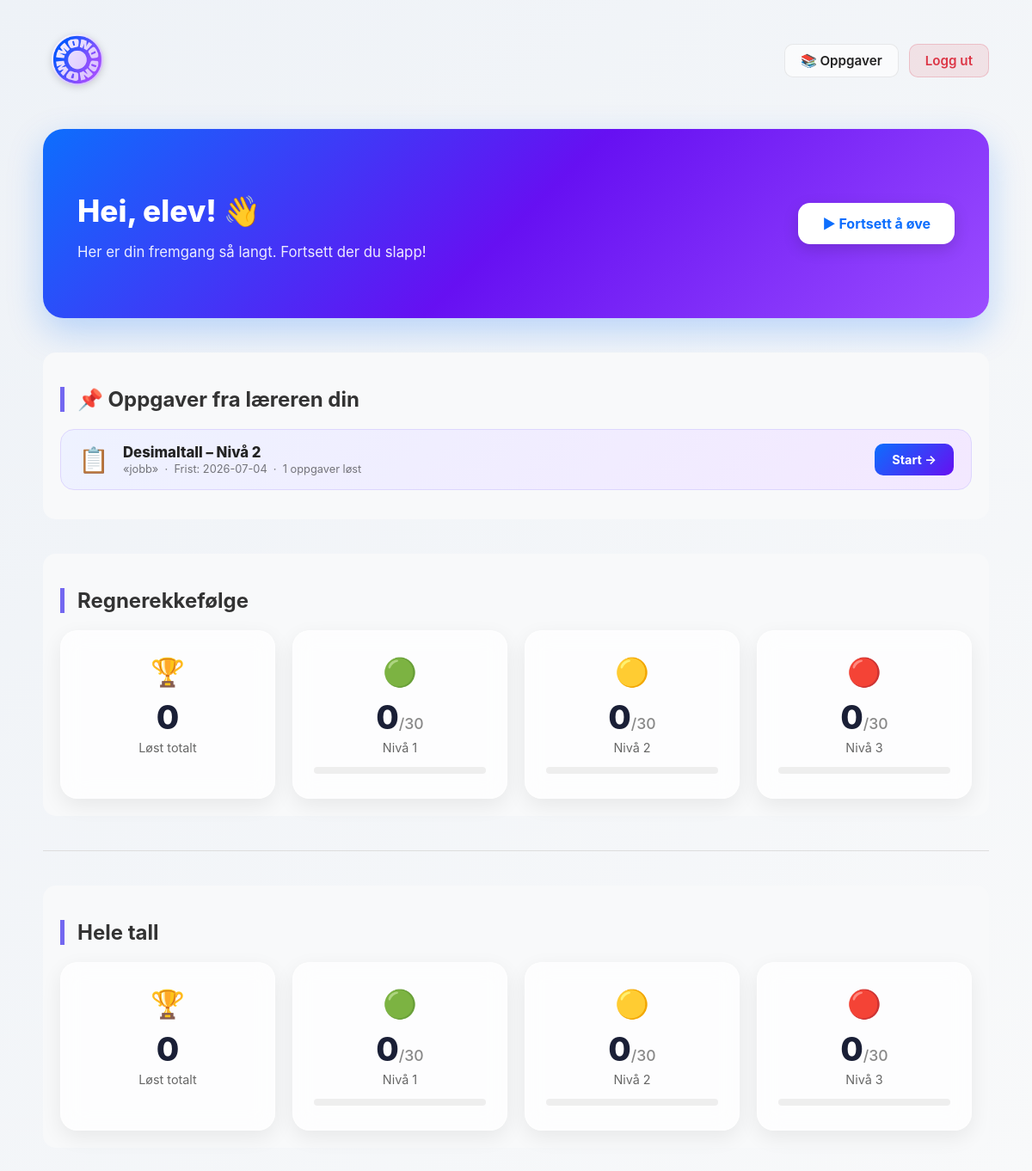
The app's page /dashboard (signed in) with its own data.
### tables this page shows
CREATE TABLE tildelinger (
    id INTEGER PRIMARY KEY AUTOINCREMENT,
    klasse_id INTEGER NOT NULL,
    laerer_id INTEGER NOT NULL,
    tema TEXT NOT NULL,
    nivaa TEXT NOT NULL,
    id_base INTEGER NOT NULL,
    frist TEXT,
    melding TEXT,
    opprettet TEXT DEFAULT (datetime('now'))
);

### app.py (the view)
@app.route("/dashboard")
@login_required
def dashboard():
    conn = get_db()
    total = conn.execute(
        "SELECT COUNT(*) as cnt FROM progress WHERE user_id = ?",
        (session["user_id"],)
    ).fetchone()["cnt"]
    rnivaa1 = conn.execute(
        "SELECT COUNT(*) as cnt FROM progress WHERE user_id = ? AND oppgave_id BETWEEN 1 AND 30",
        (session["user_id"],)
    ).fetchone()["cnt"]
    rnivaa2 = conn.execute(
        "SELECT COUNT(*) as cnt FROM progress WHERE user_id = ? AND oppgave_id BETWEEN 2001 AND 2030",
        (session["user_id"],)
    ).fetchone()["cnt"]
    rnivaa3 = conn.execute(
        "SELECT COUNT(*) as cnt FROM progress WHERE user_id = ? AND oppgave_id BETWEEN 3001 AND 3030",
        (session["user_id"],)
    ).fetchone()["cnt"]
    hnivaa1 = conn.execute(
        "SELECT COUNT(*) as cnt FROM progress WHERE user_id = ? AND oppgave_id BETWEEN 4001 AND 4030",
        (session["user_id"],)
    ).fetchone()["cnt"]
    hnivaa2 = conn.execute(
        "SELECT COUNT(*) as cnt FROM progress WHERE user_id = ? AND oppgave_id BETWEEN 5001 AND 5030",
        (session["user_id"],)
    ).fetchone()["cnt"]
    hnivaa3 = conn.execute(
        "SELECT COUNT(*) as cnt FROM progress WHERE user_id = ? AND oppgave_id BETWEEN 6001 AND 6030",
        (session["user_id"],)
    ).fetchone()["cnt"]
    kunngjøring = conn.execute("SELECT * FROM kunngjøringer ORDER BY id DESC LIMIT 1").fetchone()
    mine_tildelinger_rows = conn.execute(
        "SELECT t.* FROM tildelinger t "
        "JOIN klasse_elever ke ON ke.klasse_id = t.klasse_id "
        "WHERE ke.elev_id = ? ORDER BY t.id DESC",
        (session["user_id"],)
    ).fetchall()
    mine_tildelinger = []
    for t in mine_tildelinger_rows:
        id_base = t["id_base"]
        loste = conn.execute(
            "SELECT COUNT(*) as cnt FROM progress WHERE user_id = ? AND status = 'riktig' "
            "AND oppgave_id > ? AND oppgave_id <= ?",
            (session["user_id"], id_base, id_base + 200)
        ).fetchone()["cnt"]
        mine_tildelinger.append({
            "tema": t["tema"],
            "nivaa": t["nivaa"],
            "frist": t["frist"],
            "melding": t["melding"],
            "loste": loste,
            "ferdig": loste >= 5,
            "link": f"/oppgaver/{t['tema']}/{'nivaa1' if t['nivaa'] == 'Nivå 1' else 'nivaa2' if t['nivaa'] == 'Nivå 2' else 'nivaa3'}",
        })
    return render_template("dashboard.jinja2",
        username=session["username"],
        role=session.get("role", "user"),
        total=total,
        mine_tildelinger=mine_tildelinger,
        nivaa1=rnivaa1,
        nivaa2=rnivaa2,
        nivaa3=rnivaa3,
        hnivaa1=hnivaa1,
        hnivaa2=hnivaa2,
        hnivaa3=hnivaa3,
        kunngjøring=kunngjøring
    )

### app.py (called while the page is built)
def login_required(f):
    @wraps(f)
    def wrapper(*args, **kwargs):
        if "user_id" not in session:
            return redirect("/login")
        return f(*args, **kwargs)
    return wrapper

def get_db():
    conn = sqlite3.connect(DATABASE)
    conn.row_factory = sqlite3.Row
    return conn

@app.context_processor
def inject_locale():
    return {"get_locale": get_locale}

### templates/dashboard.jinja2 (shortened to what this page needs)
<!DOCTYPE html>
<html lang="no">
<head>
    <link rel="stylesheet" href="/static/css/main.css">
</head>
<body>
<div class="db-page">
    <div class="db-header">
        <div class="db-header-left">
            <a href="/" class="db-logo-link">
                <img src="/static/img/monologo.png" alt="Logo" class="db-logo-img">
            </a>
        </div>
        <div class="db-header-right">
            <a href="/oppgaver/trinn/8" class="db-nav-btn">📚 Oppgaver</a>
            <a href="/logout" class="db-nav-btn db-nav-logout">Logg ut</a>
        </div>
    </div>
    <div class="db-hero">
        <div class="db-hero-text">
            <h1>Hei, {{ username }}! 👋</h1>
            <p>Her er din fremgang så langt. Fortsett der du slapp!</p>
        </div>
        <a href="/oppgaver/trinn/8" class="db-start-btn">▶ Fortsett å øve</a>
    </div>
    {% if mine_tildelinger %}
    <div class="topic-section" style="margin-bottom: 30px;">
        <h2 class="topic-title">📌 Oppgaver fra læreren din</h2>
        {% for t in mine_tildelinger %}
        <div class="elev-tildeling-card {% if t.ferdig %}ferdig{% endif %}">
            <div class="elev-tildeling-icon">{% if t.ferdig %}✅{% else %}📋{% endif %}</div>
            <div>
                <div class="elev-tildeling-tema">{{ t.tema }} – {{ t.nivaa }}</div>
                <div class="elev-tildeling-meta">
                    {% if t.melding %}«{{ t.melding }}» &nbsp;·&nbsp;{% endif %}
                    {% if t.frist %}Frist: {{ t.frist }} &nbsp;·&nbsp;{% endif %}
                    {{ t.loste }} oppgaver løst
                </div>
            </div>
            <a href="{{ t.link }}" class="elev-tildeling-btn">
                {% if t.ferdig %}Øv mer →{% else %}Start →{% endif %}
            </a>
        </div>
        {% endfor %}
    </div>
    {% endif %}
    <div class="topic-section">
        <h2 class="topic-title">Regnerekkefølge</h2>
        <div class="db-stats">
            <div class="db-stat-card">
                <div class="db-stat-icon">🏆</div>
                <div class="db-stat-number">{{ nivaa1 + nivaa2 + nivaa3 }}</div>
                <div class="db-stat-label">Løst totalt</div>
            </div>
            <div class="db-stat-card">
                <div class="db-stat-icon">🟢</div>
                <div class="db-stat-number">{{ nivaa1 }}<span>/30</span></div>
                <div class="db-stat-label">Nivå 1</div>
                <div class="db-progress-bar">
                </div>
            </div>
            <div class="db-stat-card">
                <div class="db-stat-icon">🟡</div>
                <div class="db-stat-number">{{ nivaa2 }}<span>/30</span></div>
                <div class="db-stat-label">Nivå 2</div>
                <div class="db-progress-bar">
                </div>
            </div>
            <div class="db-stat-card">
                <div class="db-stat-icon">🔴</div>
                <div class="db-stat-number">{{ nivaa3 }}<span>/30</span></div>
                <div class="db-stat-label">Nivå 3</div>
                <div class="db-progress-bar">
                </div>
            </div>
        </div>
    </div>
    <hr class="section-divider">
    <div class="topic-section">
        <h2 class="topic-title">Hele tall</h2>
        <div class="db-stats">
            <div class="db-stat-card">
                <div class="db-stat-icon">🏆</div>
                <div class="db-stat-number">{{ hnivaa1 + hnivaa2 + hnivaa3 }}</div>
                <div class="db-stat-label">Løst totalt</div>
            </div>
            <div class="db-stat-card">
                <div class="db-stat-icon">🟢</div>
                <div class="db-stat-number">{{ hnivaa1 }}<span>/30</span></div>
                <div class="db-stat-label">Nivå 1</div>
                <div class="db-progress-bar">
                </div>
            </div>
            <div class="db-stat-card">
                <div class="db-stat-icon">🟡</div>
                <div class="db-stat-number">{{ hnivaa2 }}<span>/30</span></div>
                <div class="db-stat-label">Nivå 2</div>
                <div class="db-progress-bar">
                </div>
            </div>
            <div class="db-stat-card">
                <div class="db-stat-icon">🔴</div>
                <div class="db-stat-number">{{ hnivaa3 }}<span>/30</span></div>
                <div class="db-stat-label">Nivå 3</div>
                <div class="db-progress-bar">
                </div>
            </div>
        </div>
    </div>
</div>
</body>
</html>

### static/css/main.css (style rules this page uses)
body { background: linear-gradient(135deg, #eef2f7, #f8f9fa); font-family: 'Inter', sans-serif; color: #222; margin: 0; padding: 0; overflow-x: hidden; }
* { transition: 0.25s ease; }
* { scrollbar-width: thin; scrollbar-color: #bfc7d8 transparent; }
.db-page { min-height: 100vh; padding: 30px 40px; max-width: 1100px; margin: 0 auto; }
.db-header { display: flex; justify-content: space-between; align-items: center; margin-bottom: 40px; }
.db-header-right { display: flex; gap: 12px; }
.db-nav-btn { padding: 9px 18px; border-radius: 10px; text-decoration: none; font-weight: 600; font-size: 0.95rem; background: rgba(255,255,255,0.6); border: 1px solid rgba(0,0,0,0.08); color: #222; backdrop-filter: blur(10px); }
.db-nav-logout { background: rgba(220,53,69,0.1); color: #dc3545; border: 1px solid rgba(220,53,69,0.2); }
.db-hero { background: linear-gradient(135deg, #0d6efd, #6610f2, #9b4dff); border-radius: 24px; padding: 50px 40px; color: white; display: flex; justify-content: space-between; align-items: center; margin-bottom: 35px; box-shadow: 0 15px 40px rgba(13,110,253,0.25); }
.db-hero h1 { font-size: 2.2rem; font-weight: 800; margin-bottom: 8px; }
.db-hero p { font-size: 1.05rem; opacity: 0.9; }
.db-start-btn { padding: 14px 28px; background: white; color: #0d6efd; border-radius: 14px; font-weight: 700; font-size: 1rem; text-decoration: none; white-space: nowrap; box-shadow: 0 6px 18px rgba(0,0,0,0.15); }
.db-stats { display: grid; grid-template-columns: repeat(4, 1fr); gap: 20px; }
.db-stat-card { background: rgba(255,255,255,0.7); backdrop-filter: blur(14px); border-radius: 20px; padding: 28px 24px; border: 1px solid rgba(255,255,255,0.5); box-shadow: 0 8px 25px rgba(0,0,0,0.07); text-align: center; }
.db-stat-icon { font-size: 2rem; margin-bottom: 10px; }
.db-stat-number { font-size: 2.4rem; font-weight: 800; color: #1a1f36; margin-bottom: 4px; }
.db-stat-number span { font-size: 1.1rem; font-weight: 500; color: #888; }
.db-stat-label { font-size: 0.9rem; color: #666; margin-bottom: 14px; }
.db-progress-bar { background: #eee; border-radius: 10px; height: 8px; overflow: hidden; }
.db-page { animation: fadeIn 0.6s ease forwards; }
.db-header { animation: slideDown 0.7s ease forwards; }
.db-hero { animation: float 4s ease-in-out infinite; }
.db-stat-card { opacity: 0; animation: cardPop 0.6s ease forwards; }
.db-stat-card:nth-child(1) { animation-delay: 0.2s; }
.db-stat-card:nth-child(2) { animation-delay: 0.35s; }
.db-stat-card:nth-child(3) { animation-delay: 0.5s; }
.db-stat-card:nth-child(4) { animation-delay: 0.65s; }
.db-logo-link { display: flex; align-items: center; text-decoration: none; }
.db-logo-img { height: 80px; width: auto; object-fit: contain; filter: drop-shadow(0 2px 4px rgba(0,0,0,0.15)); transition: transform 0.25s ease, filter 0.25s ease; }
.elev-tildeling-card { display: flex; align-items: center; gap: 16px; padding: 16px 20px; background: linear-gradient(135deg, #eef2ff, #f3e8ff); border: 1px solid #ddd6fe; border-radius: 16px; margin-bottom: 14px; }
.elev-tildeling-icon { font-size: 1.8rem; }
.elev-tildeling-tema { font-weight: 800; font-size: 1.05rem; }
.elev-tildeling-meta { font-size: .8rem; opacity: .6; margin-top: 2px; }
.elev-tildeling-btn { margin-left: auto; padding: 10px 20px; background: linear-gradient(135deg, #0d6efd, #6610f2); color: white; border-radius: 10px; text-decoration: none; font-weight: 700; font-size: .9rem; white-space: nowrap; }

### templates/dashboard.jinja2 (style rules this page uses)
.topic-section { margin-top: 40px; padding: 20px; background: #f8f9fa; border-radius: 15px; }
.topic-title { margin-bottom: 20px; color: #333; border-left: 5px solid #7367f0; padding-left: 15px; }
.section-divider { border: 0; height: 1px; background: #ddd; margin: 40px 0; }

### records on screen
tildelinger: tema "Desimaltall", nivaa "Nivå 2", melding "jobb", frist "2026-07-04", loste "1"

### other values on screen
{{ username }} "elev"
{{ nivaa1 + nivaa2 + nivaa3 }} "0"
{{ nivaa1 }} "0"
{{ nivaa2 }} "0"
{{ nivaa3 }} "0"
{{ hnivaa1 + hnivaa2 + hnivaa3 }} "0"
{{ hnivaa1 }} "0"
{{ hnivaa2 }} "0"
{{ hnivaa3 }} "0"
